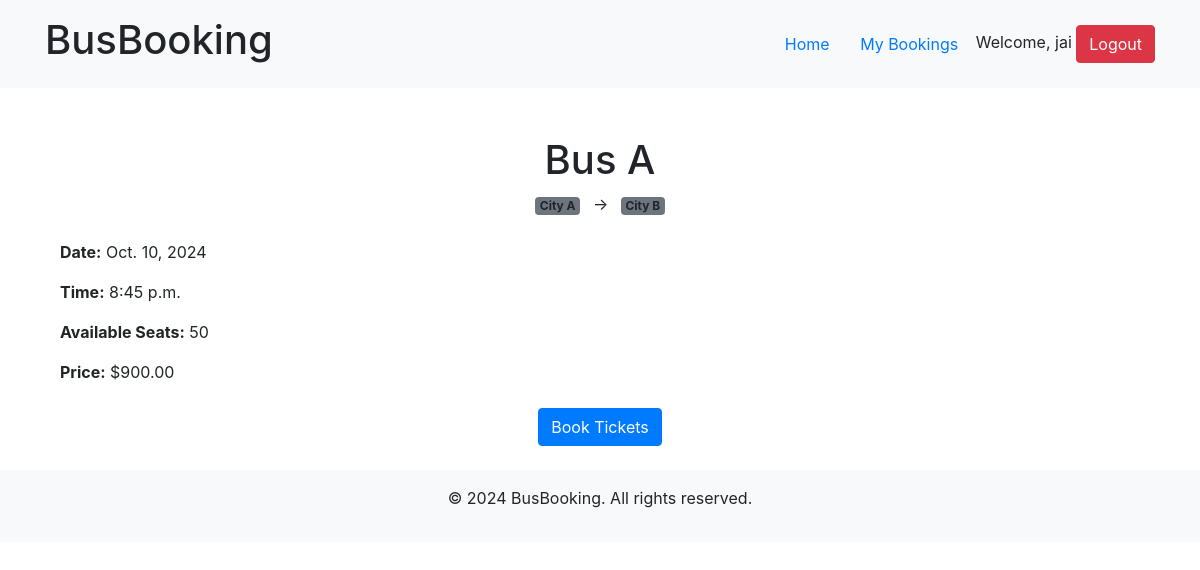
/bus/1/ (signed in), run on the app's committed database.
### booking/models.py (models this page shows, shortened)
class User(AbstractUser):
    is_admin = models.BooleanField(default=False)

class Bus(models.Model):
    name = models.CharField(max_length=100)
    source = models.CharField(max_length=100)
    destination = models.CharField(max_length=100)
    date = models.DateField()
    time = models.TimeField()
    total_seats = models.IntegerField()
    available_seats = models.IntegerField()
    price = models.DecimalField(max_digits=10, decimal_places=2)

### booking/views.py (the view)
# urls.py: path('bus/<int:bus_id>/', views.bus_detail, name='bus_detail'),
@login_required
def bus_detail(request, bus_id):
    bus = get_object_or_404(Bus, pk=bus_id)
    return render(request, 'booking/bus_detail.html', {'bus': bus})

### booking/templates/booking/bus_detail.html
{% extends 'booking/base.html' %}
{% block content %}
<div class="bus-detail container mt-5">
    <h1 class="text-center">{{ bus.name }}</h1>
    <div class="route text-center mb-4">
        <span class="source badge bg-secondary">{{ bus.source }}</span>
        <span class="arrow mx-2">→</span>
        <span class="destination badge bg-secondary">{{ bus.destination }}</span>
    </div>
    <div class="details mb-4">
        <p><strong>Date:</strong> {{ bus.date }}</p>
        <p><strong>Time:</strong> {{ bus.time }}</p>
        <p><strong>Available Seats:</strong> {{ bus.available_seats }}</p>
        <p><strong>Price:</strong> ${{ bus.price }}</p>
    </div>
    <div class="actions text-center">
        <a href="{% url 'book_ticket' bus.id %}" class="btn btn-primary">Book Tickets</a>
    </div>
</div>
{% endblock %}

### booking/templates/booking/base.html (shortened to what this page needs)
<!DOCTYPE html>
<html lang="en">
<head>
    {% load static %}
    <link href="https://stackpath.bootstrapcdn.com/bootstrap/4.5.2/css/bootstrap.min.css" rel="stylesheet">
</head>
<body>
    <header class="bg-light py-3">
        <div class="container d-flex justify-content-between align-items-center">
            <h1 class="logo">BusBooking</h1>
            <nav>
                {% if user.is_authenticated %}
                    <a href="{% url 'home' %}" class="btn btn-link">Home</a>
                    <a href="{% url 'my_bookings' %}" class="btn btn-link">My Bookings</a>
                    <span class="user-info">Welcome, {{ user.username }}</span>
                    <a href="{% url 'logout' %}" class="btn btn-danger">Logout</a>
                {% else %}
                    <a href="{% url 'login' %}" class="btn btn-primary">Login</a>
                    <a href="{% url 'signup' %}" class="btn btn-secondary">Sign Up</a>
                {% endif %}
            </nav>
        </div>
    </header>
    <main class="container my-4">
        {% block content %}
        {% endblock %}
    </main>
    <footer class="bg-light py-3">
        <div class="container text-center">
            <p>&copy; 2024 BusBooking. All rights reserved.</p>
        </div>
    </footer>
</body>
</html>

### data on the page
User: username "jai"
Bus: name "Bus A", source "City A", destination "City B", date "Oct. 10, 2024", time "8:45 p.m.", available_seats "50", price "900.00"
